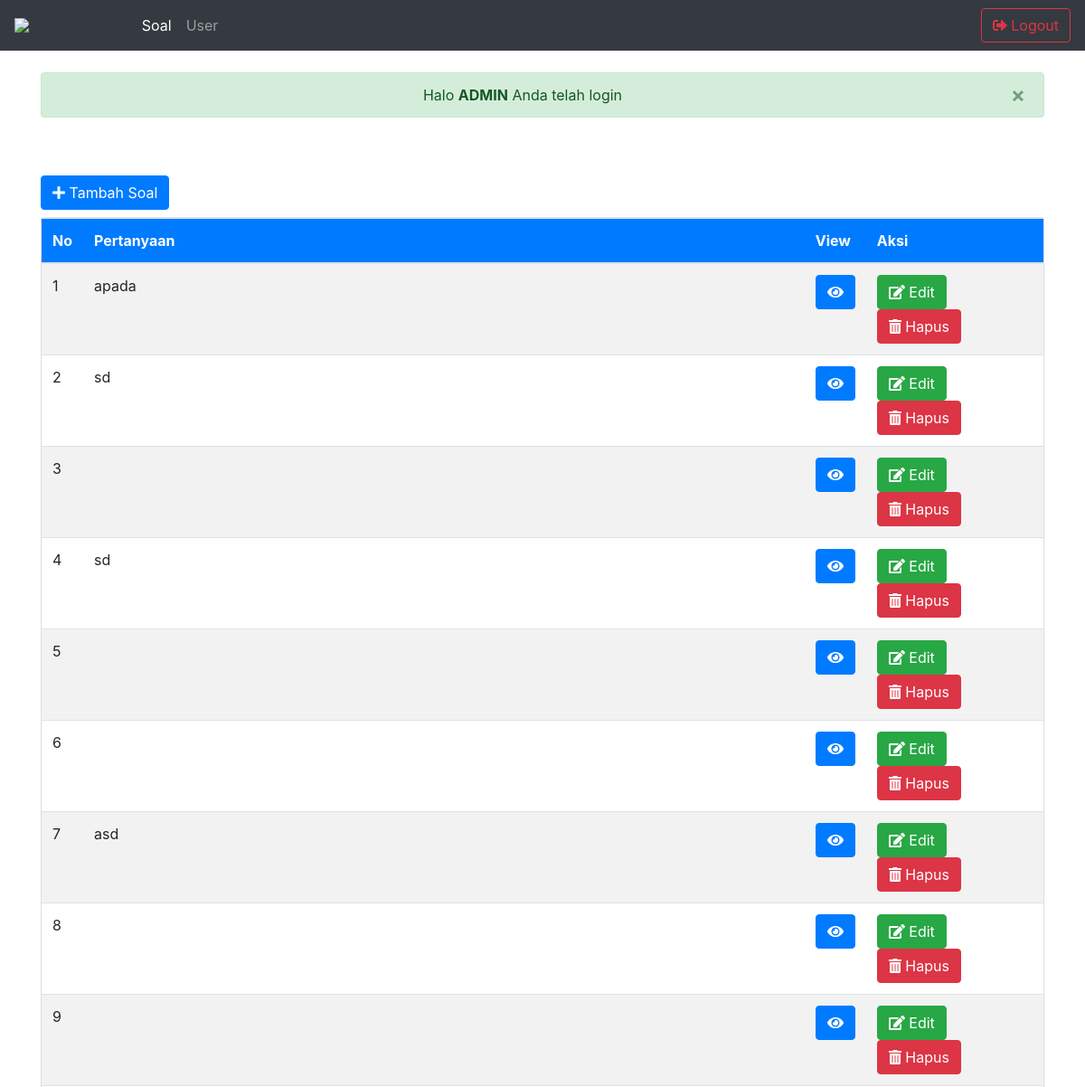
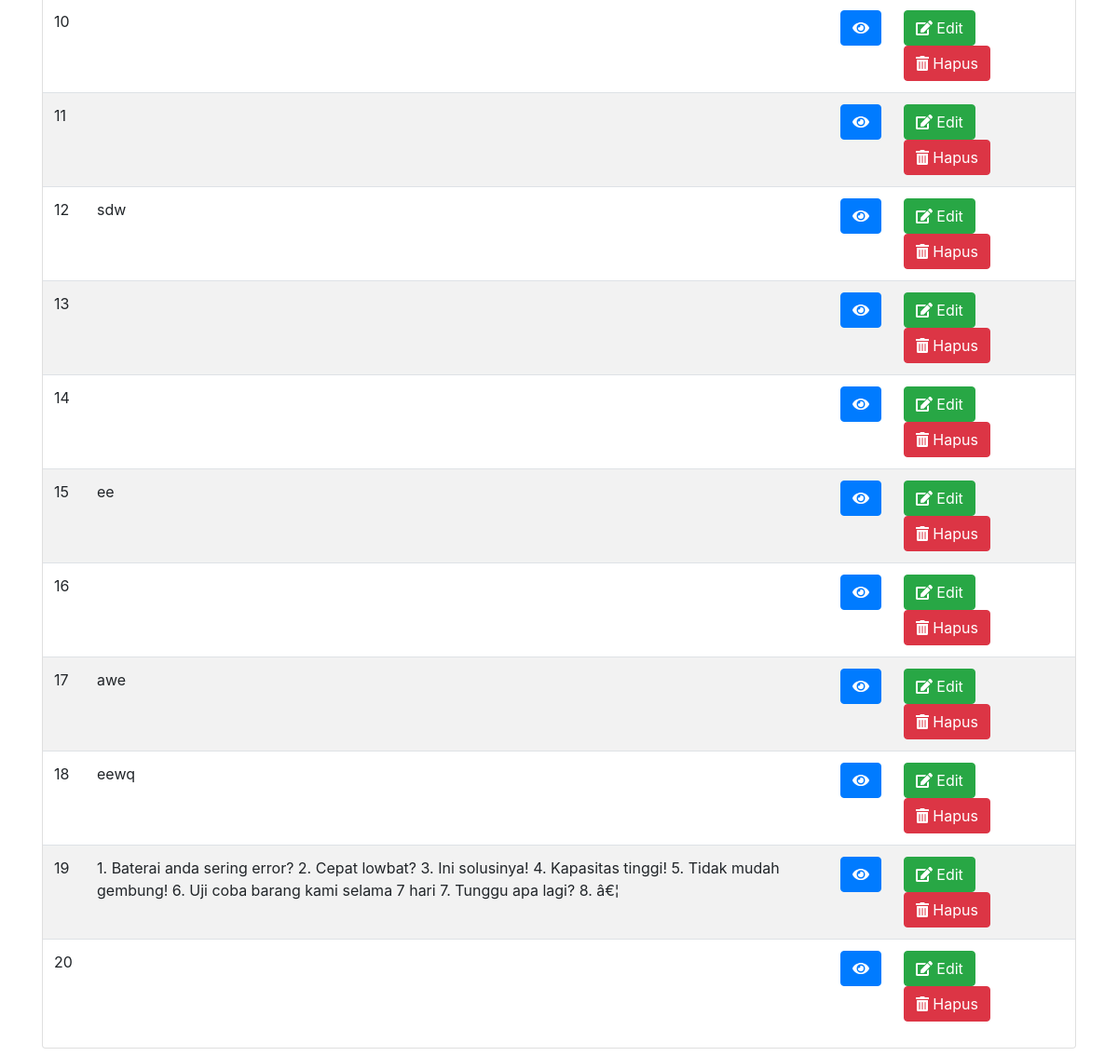
The page /halaman_admin.php (signed in) on the database its author committed (2 pictures, top to bottom).
### tables this page shows
CREATE TABLE `soal` (
  `id` int(11) NOT NULL,
  `soal` varchar(255) NOT NULL,
  `a` varchar(255) NOT NULL,
  `b` varchar(255) NOT NULL,
  `c` varchar(255) NOT NULL,
  `d` varchar(255) NOT NULL,
  `kunci` varchar(255) NOT NULL
);

### funcition.php (called while the page is built, shortened)
<?php
$conn = mysqli_connect("localhost","root","","latihan1");
function query($query){
	global $conn;
	$result = mysqli_query($conn, $query);
	$rows = [];
	while( $row = mysqli_fetch_assoc($result)){
		$rows[] = $row;
	}
	return $rows;
}
?>

### halaman_admin.php (the view, shortened to what this page needs)
<?php
	require 'funcition.php';
	$mahasiswa = query("SELECT * FROM soal");
	?>
<!DOCTYPE html>
<html>
<head>
	<link rel="stylesheet" href="assets/css/bootstrap.min.css">
</head>
<body>
<nav class="navbar navbar-expand-lg navbar-dark bg-dark">
  <img src="icon/1.png" width="10%" class="navbar-brand">
  <div class="collapse navbar-collapse" id="navbarText">
    <ul class="navbar-nav mr-auto">
      <li class="nav-item active">
        <a class="nav-link" href="#">Soal </a>
      </li>
      <li class="nav-item">
        <a class="nav-link" href="data_siswa.php">User</a>
      </li>
    </ul>
    <form class="form-inline">
    <a href="logout.php" class="btn btn-outline-danger"><i class="fas fa-sign-out-alt"></i> Logout</a>
  </form>
  </div>
</nav>
	<br>
<div class="container">
	<div class="alert alert-success alert-dismissible fade show text-center" role="alert">
	  Halo <strong><?php echo strtoupper($_SESSION['username']); ?></strong> Anda telah login
	  <button type="button" class="close" data-dismiss="alert" aria-label="Close">
	    <span aria-hidden="true">&times;</span>
	  </button>
	</div>
		<a href="tambah.php" class="btn btn-primary mt-5 " ><i class="fas fa-plus"></i> Tambah Soal</a>
<div class="card mt-2 mb-2">
 <table class="table table-striped ">
	<thead class="bg-primary text-white">
	<tr>
		<th >No</th>
		<th width="72%">Pertanyaan</th>
		<th >View</th>
		<th >Aksi</th>
	</tr>
</thead>
<tbody>
<?php $i = 1; ?>
<?php foreach ($mahasiswa as $row) :?>
	<tr>
		<td><?=$i; ?></td>
		<td><?=$row["soal"]; ?></td>
		<td><a href="view.php?id=<?=$row["id"]; ?>" class="btn btn-primary" ><i class="fas fa-eye"></i></td>
		<td>
			<a href="ubah.php?id=<?=$row["id"]; ?>" class="btn btn-success"><i class="fas fa-edit"></i> Edit</a>
			<a href="hapus.php?id=<?=$row["id"]; ?>" class="btn btn-danger" onclick="return confirm('yakin');"><i class="fas fa-trash-alt"></i> Hapus</a>
		</td>
	</tr>
	<?php $i++; ?>
<?php endforeach; ?>
</tbody>
</table>
</div>
</div>
</body>
</html>

### rows shown on the page
soal: soal "apada"
soal: soal "sd"
soal: soal "sd"
soal: soal "asd"
soal: soal "sdw"
soal: soal "ee"
soal: soal "awe"
soal: soal "eewq"
soal: soal "1. Baterai anda sering error? 2. Cepat lowbat? 3. Ini solusinya! 4. Kapasitas tinggi! 5. Tidak mudah gembung! 6. Uji coba barang kami selama 7 hari 7. Tunggu apa lagi? 8. â€¦"

### other values the page prints
$_SESSION['username'] "ADMIN"
